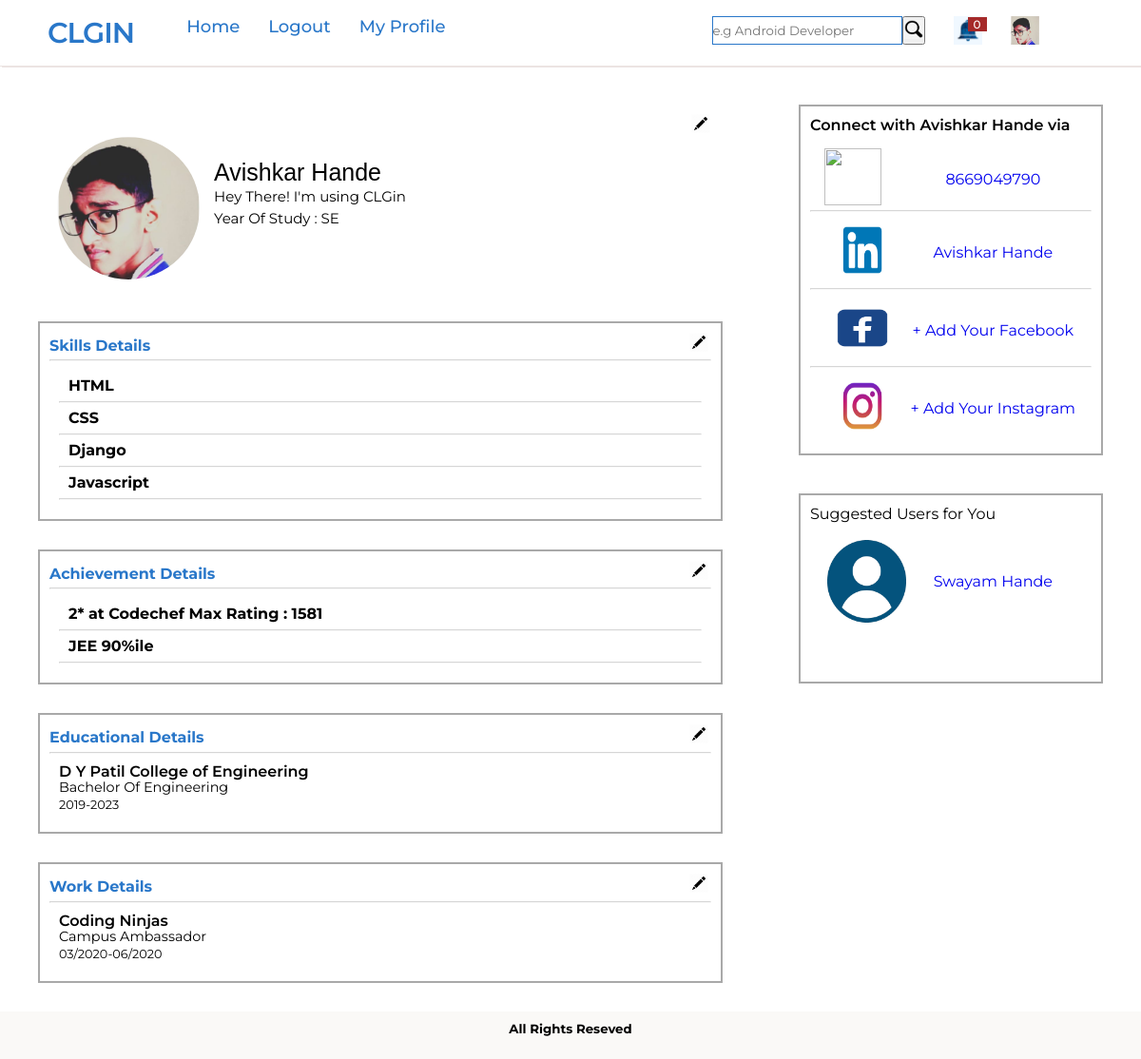
The app's page /profile/avishkarhande (signed in) with its own data.
### website/models.py (models this page shows, shortened)
class Profile(models.Model):
    objects = RandomManager()
    sno = models.IntegerField(primary_key=True)
    profile_pic = models.ImageField(default="profile-logo.png")
    slug = models.SlugField(max_length = 250, null = True, blank = True)
    name = models.CharField(max_length=255,blank=False)
    user = models.ForeignKey(User,on_delete=models.CASCADE)
    desc = models.TextField(default="Hey There! I'm using CLGin")
    linkedin = models.URLField(max_length=200,blank=True)
    fb = models.URLField(max_length=200,blank=True)
    ig = models.URLField(max_length=200,blank=True)
    phone = models.IntegerField(max_length=13,blank=True,null=True,default=9999999999)
    is_phone = models.BooleanField(blank=True,default=0)
    year = models.CharField(max_length=10,default="FE")

class Skills(models.Model):
    id = models.IntegerField(primary_key=True)
    skill = models.CharField(max_length=255,blank=False)
    user = models.ForeignKey(User,on_delete=models.CASCADE)

class achievement(models.Model):
    id = models.IntegerField(primary_key=True)
    achievement = models.CharField(max_length=255)
    user = models.ForeignKey(User,on_delete=models.CASCADE)

class Education(models.Model):
    name = models.CharField(max_length=255)
    degree = models.CharField(max_length=255)
    span = models.CharField(max_length=255)
    user = models.ForeignKey(User,on_delete=models.CASCADE)
    id = models.IntegerField(primary_key=True)

class work(models.Model):
    name = models.CharField(max_length=255)
    work = models.CharField(max_length=255)
    span = models.CharField(max_length=255)
    user = models.ForeignKey(User,on_delete=models.CASCADE)
    id = models.IntegerField(primary_key=True)

### website/views.py (the view)
# urls.py: path('profile/<slug:slug>',views.profile,name='profile'),
def profile(request,slug):
    if request.user.is_authenticated:
        user = User.objects.get(username=slug)
        profile = Profile.objects.get(user=user)
        skill = Skills.objects.filter(user=user)
        education = Education.objects.filter(user=user)
        works = work.objects.filter(user=user)
        achievements = achievement.objects.filter(user=user)
        notifications = Notification.objects.filter(user=request.user)
        count = len(notifications)
        curr_user_profile = Profile.objects.get(user=request.user)
        number_of_records = Profile.objects.count()
        random_index = int(random.random()*number_of_records)+1
        random_user = Profile.objects.get(sno=random_index)
        while(random_user.user==request.user or random_user.user==profile.user):
            number_of_records = Profile.objects.count()
            random_index = int(random.random()*number_of_records)+1
            random_user = Profile.objects.get(sno=random_index)
        context = {'profile':profile,'skill':skill,'count':count,'education':education,'works':works,'achievements':achievements,'random_user':random_user}
        context['curr_user_profile'] = curr_user_profile
        if request.user==user:
            return render(request,'profile.html',context)
        else:
            name = Profile.objects.get(user=request.user)
            msg = "Your Profile was viewed by " + name.name
            notific = Notification(notification=msg,user=user)
            notific.save()
            return render(request,'profile.html',context)
    else:
        return HttpResponse("Login To View Profiles")

### template/profile.html (shortened to what this page needs)
{% extends 'base.html' %}
{% load static %}
{% block content %}
<div class="main-container">
<div class="container">
    <div class="main" style="margin-top:40px;">
        <div class="profile-head">
            <div class="pro-header">
                <div></div><div> {% if profile.user == user %} <a href="{% url 'updateprofile' profile.user.username %}"><img src="{% static 'images/edit.png' %}" width="20px" height="20px" alt="" srcset=""></a> {% endif %}</div>
                </div>
            <div class="general-profile">
            <div class="up-profile-head">
                {% if profile.user == user %}<a href="{% url 'updateprofile' profile.user.username %}"><img src="{{profile.profile_pic.url}}" alt=""></a>{% else %} <img src="{{profile.profile_pic.url}}" alt="">{% endif %}
            </div>
            <div class="low-profile-head">
            <p class="username">{{profile.name}}</p>
                <p class="desc">{{profile.desc}}</p>
                <p class="desc">Year Of Study : {{profile.year}}</p>
            </div>
        </div>
        </div>
    </div>
    <div class="edu">
        <div class="profile-head-1">
            <div class="pro-header">
                <div><h4>Skills Details</h4></div><div> {% if profile.user == user %} <a href="{% url 'myprofile' %}"><img src="{% static 'images/edit.png' %}" width="20px" height="20px" alt="" srcset=""></a> {% endif %}</div>
                </div>
                <hr>
            <div class="skill-head">
                {% if skill %}
                {% for s in skill %}
                <p class="skill-name">{{s.skill}}</p><hr>
                {% endfor %}
                {% else %}
                <h6>No Records Found</h6>
                {% endif %}
            </div>
        </div>
    </div>
    <div class="edu">
        <div class="profile-head-1">
            <div class="pro-header">
                <div><h4>Achievement Details</h4></div><div> {% if profile.user == user %} <a href="{% url 'myprofile' %}"><img src="{% static 'images/edit.png' %}" width="20px" height="20px" alt="" srcset=""></a> {% endif %}</div>
                </div>
                <hr>
            <div class="skill-head">
                {% if achievements %}
                {% for s in achievements %}
                <p class="skill-name">{{s.achievement}}</p><hr>
                {% endfor %}
                {% else %}
                <h6>No Records Found</h6>
                {% endif %}
            </div>
        </div>
    </div>
    <div class="edu">
        <div class="profile-head-1">
            <div class="pro-header">
            <div><h4>Educational Details</h4></div><div> {% if profile.user == user %} <a href="{% url 'myprofile' %}"><img src="{% static 'images/edit.png' %}" width="20px" height="20px" alt="" srcset=""></a> {% endif %}</div>
            </div>
            <hr>
            {% if education %}
            {% for e in education %}
            <div class="edu-head">
            <p class="edu-name">{{e.name}}</p>
            <p class="edu-degree">{{e.degree}}</p>
            <p class="edu-span">{{e.span}}</p>
        </div>
        {% endfor %}
            {% else %}
                <h6>No Records Found</h6>
            {% endif %}
        </div>
    </div>
    <div class="edu">
        <div class="profile-head-1">
            <div class="pro-header">
                <div><h4>Work Details</h4></div><div> {% if profile.user == user %} <a href="{% url 'myprofile' %}"><img src="{% static 'images/edit.png' %}" width="20px" height="20px" alt="" srcset=""></a> {% endif %}</div>
                </div>
                <hr>{% if works %}
            {% for w in works %}
            <div class="edu-head">
            <p class="edu-name">{{w.name}}</p>
            <p class="edu-degree">{{w.work}}</p>
            <p class="edu-span">{{w.span}}</p>
        </div>
        {% endfor %}
            {% else %}
            <h6>No Records Found</h6>
            {% endif %}
        </div>
    </div>
</div>
<div class="right-sidebar">
<div class="social-profiles">
    <p class="head">Connect with {{profile.name}} via </p>
    {% if profile.is_phone == 1 %}
        {% if profile.user == request.user %}
            {% if profile.phone != None %}
            <a target="_blank_" href="{% url 'myprofile' %}">
                <div class="social-ind">
                    <div><img src="{% static 'images/phone.png' %}" alt="" width="60px" height="60px" srcset=""></div>
                    <div class="profile-name"> {{profile.phone}} </div>
                </div></a>
                {% else %}
                <div class="social-ind">
                    <div><img src="{% static 'images/phone.png' %}" alt="" width="60px" height="60px" srcset=""></div>
                    <div class="profile-name"> + Add Your Phone Number  </div>
                </div></a>
                {% endif %}
        {% endif %}
    {% endif %}<hr>
    {% if profile.linkedin == ''%}
    {% if profile.user == request.user %}
    <a target="_blank_" href="{% url 'myprofile' %}">
        <div class="social-ind">
            <div><img src="{% static 'images/linkedin.png' %}" alt="" width="80px" height="50px" srcset=""></div>
            <div class="profile-name"> + Add Your LinkedIn </div>
        </div></a>
    {% else %}
        <div class="social-ind">
            <div><img src="{% static 'images/linkedin.png' %}" alt="" width="80px" height="50px" srcset=""></div>
            <div class="profile-name"> No Profile Found </div>
        </div>
    {% endif %}
    {% else %}
    <a target="_blank_" href="{{profile.linkedin}}">
    <div class="social-ind">
        <div><img src="{% static 'images/linkedin.png' %}" alt="" width="80px" height="50px" srcset=""></div>
        <div class="profile-name">{{profile.name}}</div>
    </div></a>
    {% endif %}
    <hr>
    {% if profile.fb == '' %}
    {% if profile.user == request.user %}
    <a target="_blank_" href="{% url 'myprofile' %}">
        <div class="social-ind">
            <div><img src="{% static 'images/fb.png' %}" alt="" width="80px" height="50px" srcset=""></div>
            <div class="profile-name"> + Add Your Facebook </div>
        </div></a>
    {% else %}
        <div class="social-ind">
            <div><img src="{% static 'images/fb.png' %}" alt="" width="80px" height="50px" srcset=""></div>
            <div class="profile-name"> No Profile Found </div>
        </div>
    {% endif %}
    {% else %}
    <a target="_blank_" href="{{profile.fb}}">
    <div class="social-ind">
        <div><img src="{% static 'images/fb.png' %}" alt="" width="80px" height="50px" srcset=""></div>
        <div class="profile-name">{{profile.name}}</div>
    </div></a>
    {% endif %}
    <hr>
    {% if profile.ig == ''%}
    {% if profile.user == request.user %}
    <a target="_blank_" href="{% url 'myprofile' %}">
        <div class="social-ind">
            <div><img src="{% static 'images/ig.png' %}" alt="" width="80px" height="50px" srcset=""></div>
            <div class="profile-name"> + Add Your Instagram </div>
        </div></a>
    {% else %}
        <div class="social-ind">
            <div><img src="{% static 'images/ig.png' %}" alt="" width="80px" height="50px" srcset=""></div>
            <div class="profile-name"> No Profile Found </div>
        </div>
    {% endif %}
    {% else %}
    <a target="_blank_" href="{% url 'myprofile' %}">
    <div class="social-ind">
        <div><img src="{% static 'images/ig.png' %}" alt="" width="80px" height="50px" srcset=""></div>
        <div class="profile-name">{{profile.name}}</div>
    </div></a>
    {% endif %}
</div>
<div class="user-recommend">
    <p class="head">Suggested Users for You</p>
    <a href="{% url 'profile' random_user.user.username %}">
    <div class="social-ind">
        <div><img src="{{random_user.profile_pic.url}}" alt="" width="100%" height="100%" srcset=""></div>
        <div class="profile-name">{{random_user.name}}</div>
    </div>
    </a>
</div>
</div>
</div>
<div class="foot">
<h5>All Rights Reseved</h5>
</div>
{% endblock %}

### template/base.html (shortened to what this page needs)
{% load static %}
<!DOCTYPE html>
<html lang="en" dir="ltr">
  <head>
    <link rel="stylesheet" href="{% static 'assets/css/nav.css' %}">
    <link rel="stylesheet" href="{% static 'assets/css/nav.css' %}">
    <link rel="stylesheet" href="{% static 'assets/css/profile.css' %}">
  </head>
  <body>
    <nav>
      <div class="logo">CLGIN</div>
      <div class="nav-items">
        <li><a href="{% url 'index' %}">Home</a></li>
        {% if user.is_authenticated %}
        <li><a href="{% url 'logout' %}">Logout</a></li>
        <li><a href="{% url 'myprofile' %}">My Profile</a></li>
        <li style="margin-left:250px;">
          <form method="get" action="/search">
            <input type="text" name="query" id="query" placeholder="e.g Android Developer" required>
            <button type="submit"><img src="{% static 'images/search-icon.png' %}" alt="" width=20px" height="20px" srcset=""></button>
          </form>
        </li>
        <li><a class="notif" href="{% url 'notifications' %}"><span class="num">{{count}}</span> </a></li>
        <li><a id="profile-logo" href="{% url 'settings' %}"><img id="prof-logo" src="{% static 'images/profile-logo.png' %}" alt=""  width="30px" height="30px" srcset=""></a></li>
        {% else %}
        <li><a href="{% url 'login' %}">Login</a></li>
        <li><a href="{% url 'register' %}">Register</a></li>
        {% endif %}
      </div>
    </nav>
        {% block content %}
        {% endblock %}
  </body>
</html>

### static/assets/css/nav.css (style rules this page uses)
* { margin: 0; padding: 0; outline: none; box-sizing: border-box; font-family: 'Montserrat', sans-serif; }
body { background: #fff; }
nav { background:#fff; display: flex; flex-wrap: wrap; align-items: center; justify-content: space-between; height: 70px; padding: 0 100px; position: -webkit-sticky; position: sticky; top: 0; border-bottom:1px solid #ECE4E2; box-shadow: 2px 1px #ECE4E2; z-index:15; }
nav .logo { color: #2977c9; font-size: 30px; font-weight: 600; letter-spacing: -1px; }
nav .nav-items { display: flex; flex: 1; padding: 0 0 0 40px; }
nav .nav-items li { list-style: none; padding: 0 15px; }
nav .nav-items li a { color: #2977c9; font-size: 18px; font-weight: 500; text-decoration: none; }
nav form { display: inline-flex; }
nav form input[type="text"] { background-color: #fff; height:30px; width:200px; border:1px solid #2977c9; }
@media (max-width: 1245px) { nav { padding: 0 50px; } }

### static/assets/css/profile.css (style rules this page uses)
.main-container { display: grid; grid-template-columns: 2fr 1fr; }
.container { margin: auto; width:90%; height:fit-content; }
.main,.edu { height:fit-content; width:auto; margin: 30px 0; }
.edu { line-height: 1.7em; }
.container h4 { color:#2977c9; }
.profile-head { background-color: #fff; width:100%; height:fit-content; padding: 10px; position: relative; display: grid; grid-template-columns: fr3 fr3; }
.profile-head-1 { border:2px solid darkgray; background-color: #fff; width:100%; height:fit-content; padding: 10px; position: relative; display: grid; grid-template-columns: fr3 fr3; }
.up-profile-head { width:100%; float:left; }
.up-profile-head img { width:150px; height:150px; border-radius:50%; margin-left: 10px; }
.low-profile-head { float:left; clear: both; line-height: 1.5em; padding:15px; }
.username { font-weight:500; font-size: 25px; margin-top:10px; font-family: Arial, Helvetica, sans-serif; }
.desc { font-size: 15px; margin-top:5px; line-height: 1.1rem; }
.edu .edu-head, .skill-head { padding:10px; line-height: 1.1em; }
.skill-head { line-height: 2em; font-weight: bolder; }
.edu-name { font-weight: 600; }
.edu-degree { font-size: 0.9em; }
.edu-span { font-size: 0.8em; }
.skill-name { margin-left: 10px; }
hr { opacity: 0.4; }
.social-profiles { width:80%; border:2px solid darkgray; float:left; margin: auto; height: fit-content; padding:10px; }
.user-recommend a { text-decoration: none; }
.user-recommend { width:80%; border:2px solid darkgray; float:left; margin: auto; margin-top: 40px; min-height: 200px; padding:10px; padding-bottom:20px; margin-bottom:40px; }
.social-profiles .head { font-weight: 600; }
.social-ind { display: grid; grid-template-columns: 1fr 2fr; margin:15px; height:50px; }
.profile-name { margin:auto; }
.foot h5 { text-align: center; height:50px; background-color: #faf9f7 ; padding-top:10px; }
.social-profiles a { text-decoration: none; }
.pro-header { display: grid; grid-template-columns: 2.9fr 0.1fr; }
.right-sidebar { display: grid; grid-template-columns: 1fr; float:left; margin: auto; margin-top:40px; height: fit-content; }
.general-profile { display: grid; grid-template-columns: 0.5fr 1.7fr; }

### template/base.html (style rules this page uses)
a.notif { position: relative; display: block; height: 30px; width: 30px; background: url('../static/images/noti.png'); background-size: cover; text-decoration: none; background-color: aliceblue; }
.num { position: absolute; right:-5px; top: 1px; color: #fff; background-color: brown; font-size: 12px; width:20px; text-align: center; }

### records on screen
Profile: profile_pic (picture), name "Avishkar Hande", desc "Hey There! I'm using CLGin", year "SE", phone "8669049790"
Skills: skill "HTML"
Skills: skill "CSS"
Skills: skill "Django"
Skills: skill "Javascript"
achievement: achievement "2* at Codechef Max Rating : 1581"
achievement: achievement "JEE 90%ile"
Education: name "D Y Patil College of Engineering", degree "Bachelor Of Engineering", span "2019-2023"
work: name "Coding Ninjas", work "Campus Ambassador", span "03/2020-06/2020"
Profile: profile_pic (picture), name "Swayam Hande"

### other values on screen
{{ count }} "0"
